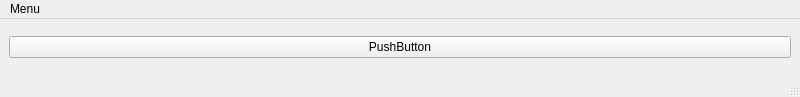
<?xml version="1.0" encoding="UTF-8"?>
<ui version="4.0">
 <class>MainWindow</class>
 <widget class="QMainWindow" name="MainWindow">
  <property name="geometry">
   <rect>
    <x>0</x>
    <y>0</y>
    <width>800</width>
    <height>97</height>
   </rect>
  </property>
  <property name="windowTitle">
   <string>MainWindow</string>
  </property>
  <widget class="QWidget" name="centralwidget">
   <layout class="QGridLayout" name="gridLayout">
    <item row="0" column="0">
     <widget class="QPushButton" name="pushButtonHelloWorld">
      <property name="text">
       <string>PushButton</string>
      </property>
     </widget>
    </item>
   </layout>
  </widget>
  <widget class="QMenuBar" name="menubar">
   <property name="geometry">
    <rect>
     <x>0</x>
     <y>0</y>
     <width>800</width>
     <height>21</height>
    </rect>
   </property>
   <widget class="QMenu" name="menuMenu">
    <property name="title">
     <string>Menu</string>
    </property>
    <addaction name="actionQuit"/>
   </widget>
   <addaction name="menuMenu"/>
  </widget>
  <widget class="QStatusBar" name="statusbar"/>
  <action name="actionQuit">
   <property name="text">
    <string>Quit</string>
   </property>
  </action>
 </widget>
 <resources/>
 <connections/>
</ui>
